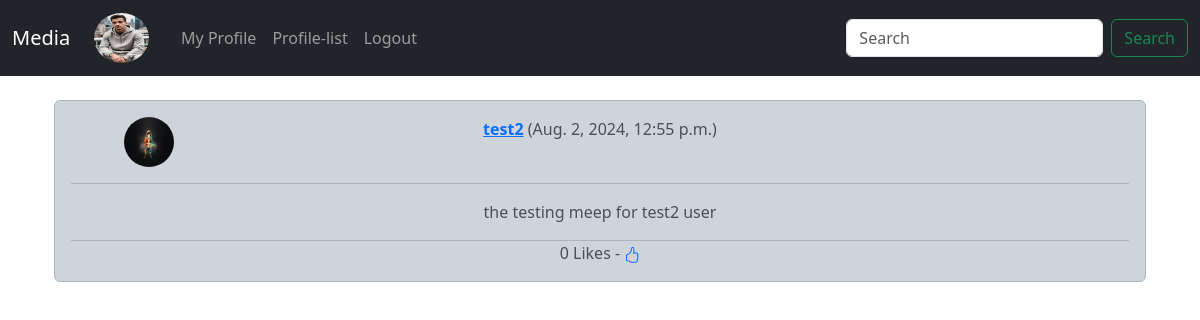
/meep_show/3 (signed in), run on the app's committed database.
### musker/models.py (models this page shows, shortened)
class Profile(models.Model):
    user = models.OneToOneField(User, on_delete=models.CASCADE)
    follows = models.ManyToManyField('self', related_name='followed_by', symmetrical=False, blank=True)
    date_modified = models.DateTimeField(User, auto_now=True)
    profile_image = models.ImageField(null=True, blank=True, upload_to='images/')
    profile_bio = models.CharField(null=True, blank=True, max_length=500)
    homepage_link = models.CharField(null=True, blank=True, max_length=100)
    facebook_link = models.CharField(null=True, blank=True, max_length=100)
    instagram_link = models.CharField(null=True, blank=True, max_length=100)
    linkedin_link = models.CharField(null=True, blank=True, max_length=100)

class Meep(models.Model):
    user = models.ForeignKey(
         User, related_name="meeps",
         on_delete=models.DO_NOTHING
    )
    body = models.CharField(max_length=200)
    created_at = models.DateTimeField(auto_now_add=True)
    likes = models.ManyToManyField(User, related_name="meep_like", blank=True)
    def number_of_likes(self):
        return self.likes.count()

### musker/views.py (the view)
# urls.py: path('meep_show/<int:pk>', views.meep_show, name='meep_show'),
def meep_show(request, pk):
    meep = get_object_or_404(Meep, id=pk)
    if meep:
        return render(request, "musker/meep_page.html", {'meep':meep})
    else:
        messages.success(request, ("This page does not exist........"))
        return redirect('home')

### templates/musker/meep_page.html (shortened to what this page needs)
{% extends 'base.html' %}
{% load static %}
{% block content %}
<div class="container text-center">
    <div class="alert-dark alert container" role="alert">
        <div class="row">
            <div class="col-2">
                {% if meep.user.profile.profile_image %}
                <img src="{{ meep.user.profile.profile_image.url}}" class="rounded-circle" alt="Profile-Pic" width="50" height="50">
                {% else %}
                <img src="{% static 'images/defualt.jpg' %}" class="rounded-circle" alt="defualt" width="50" height="50">
                {% endif %}
            </div>
            <div class="col-8">
                <a href="{% url 'profile' meep.user.id %}"><strong>{{ meep.user.username }}</strong></a>
                ({{ meep.created_at }})
            </div>
        </div> <hr>
            <p class="card-text">{{ meep.body }}</p><hr class="mt-0 mb-0"><span>{{meep.number_of_likes }} Likes - </span>
            {% if user in meep.likes.all %}
            <a href="{% url 'meep_like' meep.id %}"><svg xmlns="http://www.w3.org/2000/svg" width="16" height="16" fill="currentColor" class="bi bi-hand-thumbs-up-fill" viewBox="0 0 16 16">
                <path d="M6.956 1.745C7.021.81 7.908.087 8.864.325l.261.066c.463.116.874.456 1.012.965.22.816.533 2.511.062 4.51a10 10 0 0 1 .443-.051c.713-.065 1.669-.072 2.516.21.518.173.994.681 1.2 1.273.184.532.16 1.162-.234 1.733q.086.18.138.363c.077.27.113.567.113.856s-.036.586-.113.856c-.039.135-.09.273-.16.404.169.387.107.819-.003 1.148a3.2 3.2 0 0 1-.488.901c.054.152.076.312.076.465 0 .305-.089.625-.253.912C13.1 15.522 12.437 16 11.5 16H8c-.605 0-1.07-.081-1.466-.218a4.8 4.8 0 0 1-.97-.484l-.048-.03c-.504-.307-.999-.609-2.068-.722C2.682 14.464 2 13.846 2 13V9c0-.85.685-1.432 1.357-1.615.849-.232 1.574-.787 2.132-1.41.56-.627.914-1.28 1.039-1.639.199-.575.356-1.539.428-2.59z"/>
                </svg></a>
            {% else %}
            <a href="{% url 'meep_like' meep.id %}"></a>
            {% endif %}
    </div>
</div>
{% endblock content %}

### templates/navbar.html (shortened to what this page needs)
{% load static %}
<nav class="navbar navbar-expand-lg navbar-dark bg-dark">
    <div class="container-fluid">
      <a class="navbar-brand" href="{% url 'home' %}">Media</a>
      {% if user.is_authenticated %}
          <ul class="navbar-nav">
            <li class="nav-link navbar-brand">
              <a href="{% url 'profile' request.user.id %}">
                {% if user.profile.profile_image %}
                <img src="{{ user.profile.profile_image.url }}" alt="Img" width="55" height="50" class="rounded-circle">
                {% else %}
                <img src="{% static 'images/defualt.jpg' %}" class="rounded-circle" alt="defualt" width="50" height="50">
                {% endif %}
              </a>
            </li>
          </ul>
      {% endif %}
      <div class="collapse navbar-collapse" id="navbarSupportedContent">
        <ul class="navbar-nav me-auto mb-2 mb-lg-0">
          {% if user.is_authenticated %}
          <li class="nav-item">
            <a class="nav-link" href="{% url 'profile' request.user.id %}">My Profile</a>
          </li>
          <li class="nav-item">
            <a class="nav-link" href="{% url 'profile_list' %}">Profile-list</a>
          </li>
          <li class="nav-item">
            <a class="nav-link" href="{% url 'logout' %}">Logout</a>
          </li>
          {% endif %}
        </ul>
        <form class="d-flex" role="search">
          <input class="form-control me-2" type="search" placeholder="Search" aria-label="Search">
          <button class="btn btn-outline-success" type="submit">Search</button>
        </form>
      </div>
    </div>
  </nav>

### data on the page
Meep: user.username "test2", created_at "Aug. 2, 2024, 12:55 p.m.", body "the testing meep for test2 user", number_of_likes "0"
